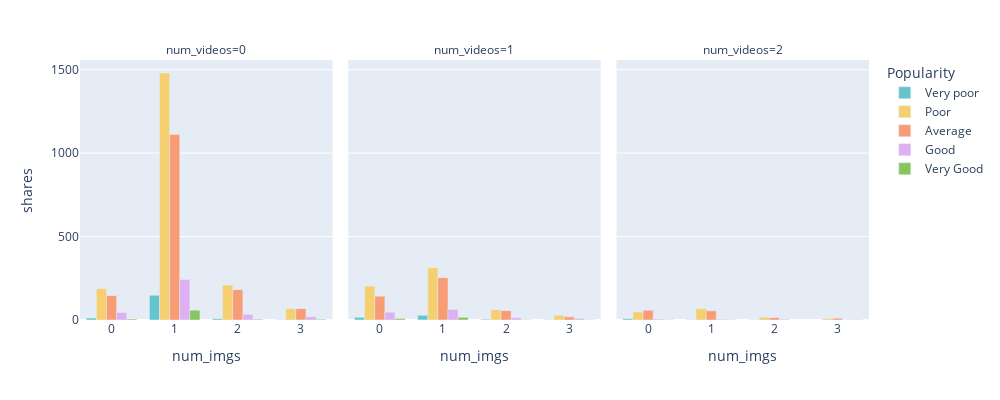

The cell this chart's notebook holds for it:
### Markdown cell above
The below plots confirmed that news at Mashable mostly containing 01 imgs and zero videos. 

However, this combination did not attract readers interest in sharing the news. Yet, when the news having 2 or 3 images (regardless of the number of videos from 0 to 2), the news has gotten better popularity

### Code cell
px.bar(df_digital_plot, y="shares", color="Popularity", barmode="group",
             x ="num_imgs", facet_col="num_videos",
             color_discrete_sequence = px.colors.qualitative.Pastel,
             height = 400, width = 1000,
             category_orders={"Popularity": ["Very poor", "Poor", "Average", "Good", "Very Good"],
                              })

### Figure 1 — Plotly figure (JSON) as saved in the notebook; plotly's stock layout.template omitted (floating-point values rounded to 4 significant figures)
{"data": [{"alignmentgroup": "True", "hovertemplate": "Popularity=Very poor<br>num_videos=0<br>num_imgs=%{x}<br>shares=%{y}<extra></extra>", "legendgroup": "Very poor", "marker": {"color": "rgb(102, 197, 204)"}, "name": "Very poor", "offsetgroup": "Very poor", "orientation": "v", "showlegend": true, "textposition": "auto", "type": "bar", "x": [0, 1, 2, 3], "xaxis": "x", "y": [12, 148, 8, 2], "yaxis": "y"}, {"alignmentgroup": "True", "hovertemplate": "Popularity=Very poor<br>num_videos=1<br>num_imgs=%{x}<br>shares=%{y}<extra></extra>", "legendgroup": "Very poor", "marker": {"color": "rgb(102, 197, 204)"}, "name": "Very poor", "offsetgroup": "Very poor", "orientation": "v", "showlegend": false, "textposition": "auto", "type": "bar", "x": [0, 1, 2, 3], "xaxis": "x2", "y": [16, 28, 5, 2], "yaxis": "y2"}, {"alignmentgroup": "True", "hovertemplate": "Popularity=Very poor<br>num_videos=2<br>num_imgs=%{x}<br>shares=%{y}<extra></extra>", "legendgroup": "Very poor", "marker": {"color": "rgb(102, 197, 204)"}, "name": "Very poor", "offsetgroup": "Very poor", "orientation": "v", "showlegend": false, "textposition": "auto", "type": "bar", "x": [0, 1, 2], "xaxis": "x3", "y": [8, 1, 1], "yaxis": "y3"}, {"alignmentgroup": "True", "hovertemplate": "Popularity=Poor<br>num_videos=0<br>num_imgs=%{x}<br>shares=%{y}<extra></extra>", "legendgroup": "Poor", "marker": {"color": "rgb(246, 207, 113)"}, "name": "Poor", "offsetgroup": "Poor", "orientation": "v", "showlegend": true, "textposition": "auto", "type": "bar", "x": [0, 1, 2, 3], "xaxis": "x", "y": [187, 1480, 209, 68], "yaxis": "y"}, {"alignmentgroup": "True", "hovertemplate": "Popularity=Poor<br>num_videos=1<br>num_imgs=%{x}<br>shares=%{y}<extra></extra>", "legendgroup": "Poor", "marker": {"color": "rgb(246, 207, 113)"}, "name": "Poor", "offsetgroup": "Poor", "orientation": "v", "showlegend": false, "textposition": "auto", "type": "bar", "x": [0, 1, 2, 3], "xaxis": "x2", "y": [203, 313, 62, 28], "yaxis": "y2"}, {"alignmentgroup": "True", "hovertemplate": "Popularity=Poor<br>num_videos=2<br>num_imgs=%{x}<br>shares=%{y}<extra></extra>", "legendgroup": "Poor", "marker": {"color": "rgb(246, 207, 113)"}, "name": "Poor", "offsetgroup": "Poor", "orientation": "v", "showlegend": false, "textposition": "auto", "type": "bar", "x": [0, 1, 2, 3], "xaxis": "x3", "y": [48, 68, 16, 7], "yaxis": "y3"}, {"alignmentgroup": "True", "hovertemplate": "Popularity=Average<br>num_videos=0<br>num_imgs=%{x}<br>shares=%{y}<extra></extra>", "legendgroup": "Average", "marker": {"color": "rgb(248, 156, 116)"}, "name": "Average", "offsetgroup": "Average", "orientation": "v", "showlegend": true, "textposition": "auto", "type": "bar", "x": [0, 1, 2, 3], "xaxis": "x", "y": [146, 1112, 182, 68], "yaxis": "y"}, {"alignmentgroup": "True", "hovertemplate": "Popularity=Average<br>num_videos=1<br>num_imgs=%{x}<br>shares=%{y}<extra></extra>", "legendgroup": "Average", "marker": {"color": "rgb(248, 156, 116)"}, "name": "Average", "offsetgroup": "Average", "orientation": "v", "showlegend": false, "textposition": "auto", "type": "bar", "x": [0, 1, 2, 3], "xaxis": "x2", "y": [143, 253, 56, 19], "yaxis": "y2"}, {"alignmentgroup": "True", "hovertemplate": "Popularity=Average<br>num_videos=2<br>num_imgs=%{x}<br>shares=%{y}<extra></extra>", "legendgroup": "Average", "marker": {"color": "rgb(248, 156, 116)"}, "name": "Average", "offsetgroup": "Average", "orientation": "v", "showlegend": false, "textposition": "auto", "type": "bar", "x": [0, 1, 2, 3], "xaxis": "x3", "y": [58, 55, 14, 11], "yaxis": "y3"}, {"alignmentgroup": "True", "hovertemplate": "Popularity=Good<br>num_videos=0<br>num_imgs=%{x}<br>shares=%{y}<extra></extra>", "legendgroup": "Good", "marker": {"color": "rgb(220, 176, 242)"}, "name": "Good", "offsetgroup": "Good", "orientation": "v", "showlegend": true, "textposition": "auto", "type": "bar", "x": [0, 1, 2, 3], "xaxis": "x", "y": [45, 242, 34, 19], "yaxis": "y"}, {"alignmentgroup": "True", "hovertemplate": "Popularity=Good<br>num_videos=1<br>num_imgs=%{x}<br>shares=%{y}<extra></extra>", "legendgroup": "Good", "marker": {"color": "rgb(220, 176, 242)"}, "name": "Good", "offsetgroup": "Good", "orientation": "v", "showlegend": false, "textposition": "auto", "type": "bar", "x": [0, 1, 2, 3], "xaxis": "x2", "y": [47, 63, 13, 9], "yaxis": "y2"}, {"alignmentgroup": "True", "hovertemplate": "Popularity=Good<br>num_videos=2<br>num_imgs=%{x}<br>shares=%{y}<extra></extra>", "legendgroup": "Good", "marker": {"color": "rgb(220, 176, 242)"}, "name": "Good", "offsetgroup": "Good", "orientation": "v", "showlegend": false, "textposition": "auto", "type": "bar", "x": [0, 1, 2, 3], "xaxis": "x3", "y": [6, 5, 5, 1], "yaxis": "y3"}, {"alignmentgroup": "True", "hovertemplate": "Popularity=Very Good<br>num_videos=0<br>num_imgs=%{x}<br>shares=%{y}<extra></extra>", "legendgroup": "Very Good", "marker": {"color": "rgb(135, 197, 95)"}, "name": "Very Good", "offsetgroup": "Very Good", "orientation": "v", "showlegend": true, "textposition": "auto", "type": "bar", "x": [0, 1, 2, 3], "xaxis": "x", "y": [6, 59, 4, 4], "yaxis": "y"}, {"alignmentgroup": "True", "hovertemplate": "Popularity=Very Good<br>num_videos=1<br>num_imgs=%{x}<br>shares=%{y}<extra></extra>", "legendgroup": "Very Good", "marker": {"color": "rgb(135, 197, 95)"}, "name": "Very Good", "offsetgroup": "Very Good", "orientation": "v", "showlegend": false, "textposition": "auto", "type": "bar", "x": [0, 1, 2, 3], "xaxis": "x2", "y": [9, 16, 2, 1], "yaxis": "y2"}, {"alignmentgroup": "True", "hovertemplate": "Popularity=Very Good<br>num_videos=2<br>num_imgs=%{x}<br>shares=%{y}<extra></extra>", "legendgroup": "Very Good", "marker": {"color": "rgb(135, 197, 95)"}, "name": "Very Good", "offsetgroup": "Very Good", "orientation": "v", "showlegend": false, "textposition": "auto", "type": "bar", "x": [0, 1, 3], "xaxis": "x3", "y": [2, 1, 1], "yaxis": "y3"}], "layout": {"annotations": [{"font": {}, "showarrow": false, "text": "num_videos=0", "x": 0.16, "xanchor": "center", "xref": "paper", "y": 1, "yanchor": "bottom", "yref": "paper"}, {"font": {}, "showarrow": false, "text": "num_videos=1", "x": 0.5, "xanchor": "center", "xref": "paper", "y": 1, "yanchor": "bottom", "yref": "paper"}, {"font": {}, "showarrow": false, "text": "num_videos=2", "x": 0.84, "xanchor": "center", "xref": "paper", "y": 1, "yanchor": "bottom", "yref": "paper"}], "barmode": "group", "height": 400, "legend": {"title": {"text": "Popularity"}, "tracegroupgap": 0}, "margin": {"t": 60}, "width": 1000, "xaxis": {"anchor": "y", "domain": [0, 0.32], "title": {"text": "num_imgs"}}, "xaxis2": {"anchor": "y2", "domain": [0.34, 0.66], "matches": "x", "title": {"text": "num_imgs"}}, "xaxis3": {"anchor": "y3", "domain": [0.68, 1.0], "matches": "x", "title": {"text": "num_imgs"}}, "yaxis": {"anchor": "x", "domain": [0, 1], "title": {"text": "shares"}}, "yaxis2": {"anchor": "x2", "domain": [0, 1], "matches": "y", "showticklabels": false}, "yaxis3": {"anchor": "x3", "domain": [0, 1], "matches": "y", "showticklabels": false}}}
